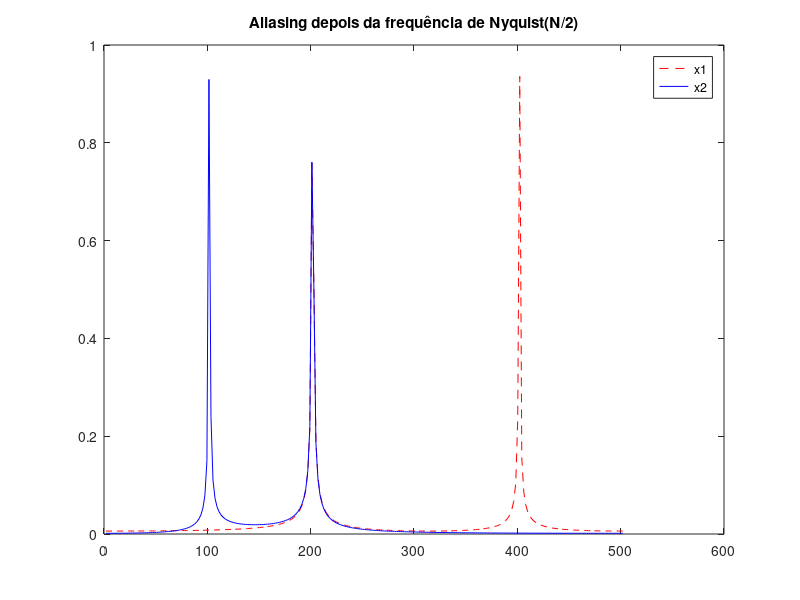

MATLAB code to generate this figure:
N = 512;
fs = 1000;
t = (0:N-1)/fs;

x1 = sin(2*pi*200*t) + sin(2*pi*400*t);
x2 = sin(2*pi*200*t) + sin(2*pi*900*t);

X1 = fft(x1);
X2 = fft(x2);

X1 = 2*abs(X1(1:N/2+1))/N;
X2 = 2*abs(X2(1:N/2+1))/N;

f = (1:N/2+1)*fs/N;
plot(f, X1, '--r');hold on;
plot(f, X2, '-b');hold on;
legend('x1','x2')
title('Aliasing depois da frequência de Nyquist(N/2)')